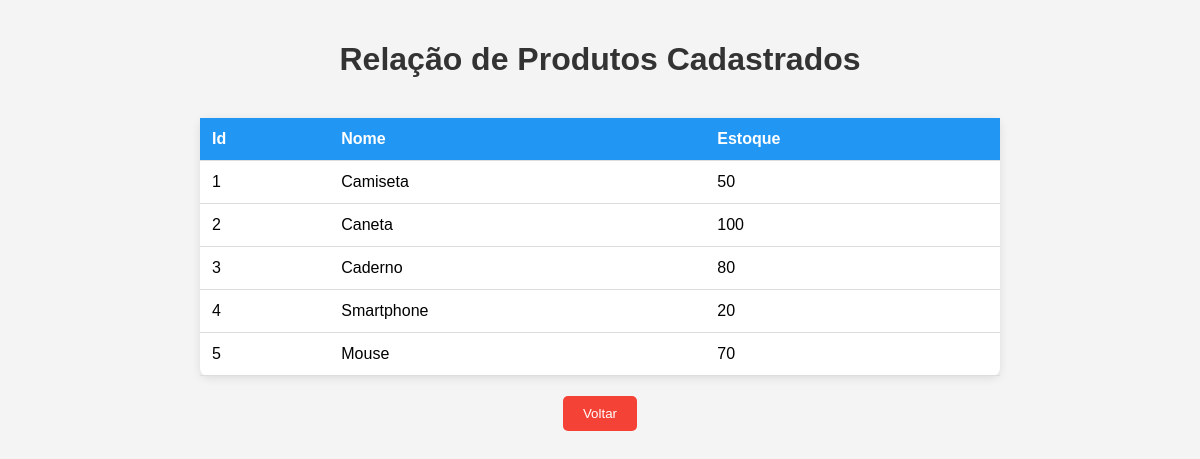
/pages/listar.php, run on an earlier commit of the app's database.
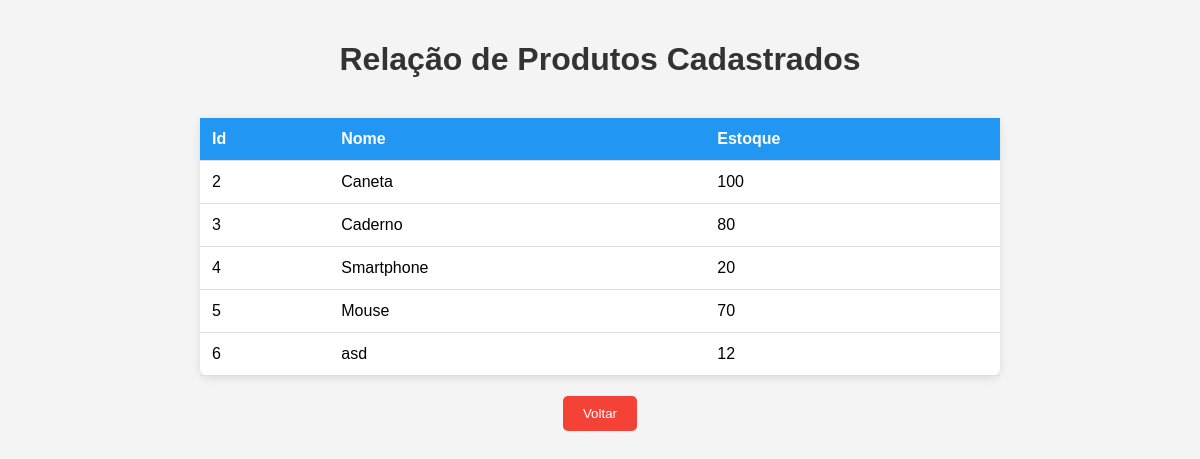
And on a later commit of the database.
### tables this page shows
CREATE TABLE IF NOT EXISTS `tblproduto` (
  `id` int NOT NULL AUTO_INCREMENT,
  `nome` varchar(50) NOT NULL,
  `estoque` int NOT NULL,
  PRIMARY KEY (`id`)
);

### models/Produto.php (called while the page is built, shortened)
<?php
class Produto {
    function listar() {
        try {
            $this->conn = new Conectar();
            $sql = $this->conn->query("select * from tblproduto order by id");
            $sql->execute();
            return $sql->fetchAll();
        } catch (PDOException $exc) {
            echo "Erro ao executar consulta. " . $exc->getMessage();
        }
    }
}
?>

### pages/listar.php (the view, shortened to what this page needs)
<!DOCTYPE html>
<html lang="pt-br">
<head>
</head>
<body>
    <h1>Relação de Produtos Cadastrados</h1>
    <?php
    include_once '../models/Produto.php';
    $p = new Produto();
    $pro_bd = $p->listar();
    ?>
    <table>
        <tr>
            <th>Id</th>
            <th>Nome</th>
            <th>Estoque</th>
        </tr>
        <?php
        foreach($pro_bd as $pro_mostrar) {
            ?>
            <tr>
                <td><?php echo $pro_mostrar[0]; ?></td>
                <td><?php echo $pro_mostrar[1]; ?></td>
                <td><?php echo $pro_mostrar[2]; ?></td>
            </tr>
        <?php
        }
        ?>
    </table>
    <button onclick="window.location.href='../index.php';">Voltar</button>
</body>
</html>

### pages/listar.php (style rules this page uses)
body { font-family: Arial, Helvetica, sans-serif; background-color: #f4f4f4; margin: 0; padding: 20px; display: flex; flex-direction: column; align-items: center; text-align: center; }
h1 { color: #333; margin-bottom: 20px; }
table { width: 100%; max-width: 800px; border-collapse: collapse; margin: 20px 0; background-color: white; box-shadow: 0 2px 10px rgba(0, 0, 0, 0.1); border-radius: 8px; }
th, td { padding: 12px; text-align: left; border-bottom: 1px solid #ddd; }
th { background-color: #2196F3; color: white; }
button { background-color: #f44336; color: white; padding: 10px 20px; border: none; border-radius: 5px; cursor: pointer; transition: background-color 0.3s; }

What changed in the data, as far as the page shows it:
removed tblproduto: id "1", nome "Camiseta", estoque "50"
added tblproduto: id "6", nome "asd", estoque "12"
